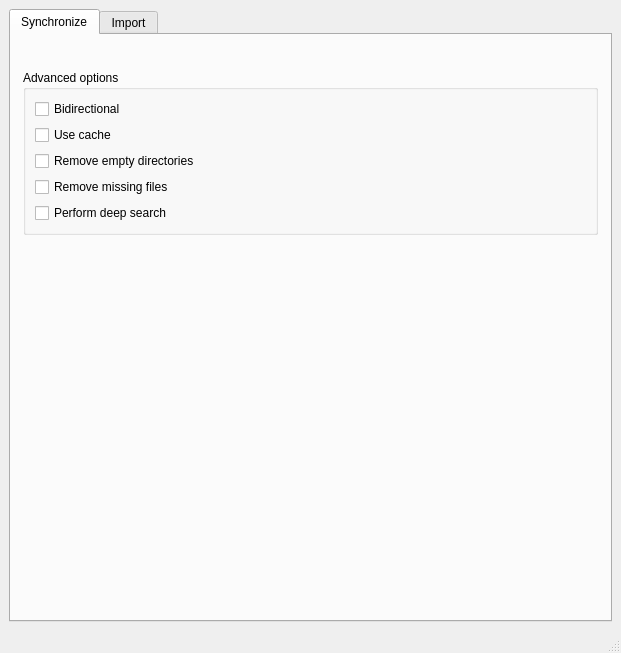
<?xml version="1.0" encoding="UTF-8"?>
<ui version="4.0">
 <class>SpdrGuiMainWindow</class>
 <widget class="QMainWindow" name="SpdrGuiMainWindow">
  <property name="geometry">
   <rect>
    <x>0</x>
    <y>0</y>
    <width>621</width>
    <height>653</height>
   </rect>
  </property>
  <property name="windowTitle">
   <string>MainWindow</string>
  </property>
  <widget class="QWidget" name="centralwidget">
   <layout class="QHBoxLayout" name="horizontalLayout">
    <item>
     <widget class="QTabWidget" name="tabWidget">
      <property name="currentIndex">
       <number>0</number>
      </property>
      <widget class="QWidget" name="tabSynchronize">
       <attribute name="title">
        <string>Synchronize</string>
       </attribute>
       <layout class="QGridLayout" name="gridLayoutSynchronize">
        <property name="leftMargin">
         <number>12</number>
        </property>
        <property name="rightMargin">
         <number>12</number>
        </property>
        <property name="bottomMargin">
         <number>12</number>
        </property>
        <item row="0" column="0">
         <widget class="QWidget" name="widgetBasicSynchronize" native="true">
          <property name="minimumSize">
           <size>
            <width>20</width>
            <height>20</height>
           </size>
          </property>
         </widget>
        </item>
        <item row="1" column="0">
         <widget class="QGroupBox" name="groupBoxAdvancedOptions">
          <property name="title">
           <string>Advanced options</string>
          </property>
          <layout class="QVBoxLayout" name="verticalLayout">
           <item>
            <widget class="QCheckBox" name="checkBoxBidirectional">
             <property name="text">
              <string>Bidirectional</string>
             </property>
            </widget>
           </item>
           <item>
            <widget class="QCheckBox" name="checkBoxCache">
             <property name="text">
              <string>Use cache</string>
             </property>
            </widget>
           </item>
           <item>
            <widget class="QCheckBox" name="checkBoxRemoveEmptyDirectiories">
             <property name="text">
              <string>Remove empty directories</string>
             </property>
            </widget>
           </item>
           <item>
            <widget class="QCheckBox" name="checkBoxRemoveMissingFiles">
             <property name="text">
              <string>Remove missing files</string>
             </property>
            </widget>
           </item>
           <item>
            <widget class="QCheckBox" name="checkBoxDeepSearch">
             <property name="text">
              <string>Perform deep search</string>
             </property>
            </widget>
           </item>
          </layout>
         </widget>
        </item>
        <item row="2" column="0">
         <spacer name="verticalSpacer">
          <property name="orientation">
           <enum>Qt::Vertical</enum>
          </property>
          <property name="sizeHint" stdset="0">
           <size>
            <width>20</width>
            <height>354</height>
           </size>
          </property>
         </spacer>
        </item>
       </layout>
      </widget>
      <widget class="QWidget" name="tabImport">
       <attribute name="title">
        <string>Import</string>
       </attribute>
       <layout class="QGridLayout" name="gridLayoutImport">
        <property name="leftMargin">
         <number>12</number>
        </property>
        <property name="rightMargin">
         <number>12</number>
        </property>
        <property name="bottomMargin">
         <number>12</number>
        </property>
        <item row="0" column="0">
         <widget class="QWidget" name="widgetBasicImport" native="true">
          <property name="minimumSize">
           <size>
            <width>20</width>
            <height>20</height>
           </size>
          </property>
         </widget>
        </item>
        <item row="1" column="0">
         <widget class="QGroupBox" name="groupBox">
          <property name="title">
           <string>Advanced options</string>
          </property>
          <layout class="QVBoxLayout" name="verticalLayout_2">
           <item>
            <layout class="QHBoxLayout" name="horizontalLayout_2">
             <item>
              <widget class="QLabel" name="labelCopyMode">
               <property name="text">
                <string>Copy mode</string>
               </property>
              </widget>
             </item>
             <item>
              <spacer name="horizontalSpacer_3">
               <property name="orientation">
                <enum>Qt::Horizontal</enum>
               </property>
               <property name="sizeHint" stdset="0">
                <size>
                 <width>40</width>
                 <height>20</height>
                </size>
               </property>
              </spacer>
             </item>
             <item>
              <widget class="QComboBox" name="comboBoxCopyMode">
               <item>
                <property name="text">
                 <string>Copy</string>
                </property>
               </item>
               <item>
                <property name="text">
                 <string>Move</string>
                </property>
               </item>
              </widget>
             </item>
            </layout>
           </item>
          </layout>
         </widget>
        </item>
        <item row="2" column="0">
         <spacer name="verticalSpacer_2">
          <property name="orientation">
           <enum>Qt::Vertical</enum>
          </property>
          <property name="sizeHint" stdset="0">
           <size>
            <width>20</width>
            <height>425</height>
           </size>
          </property>
         </spacer>
        </item>
       </layout>
      </widget>
     </widget>
    </item>
   </layout>
  </widget>
  <widget class="QMenuBar" name="menubar">
   <property name="geometry">
    <rect>
     <x>0</x>
     <y>0</y>
     <width>621</width>
     <height>22</height>
    </rect>
   </property>
  </widget>
  <widget class="QStatusBar" name="statusbar"/>
 </widget>
 <resources/>
 <connections/>
</ui>
